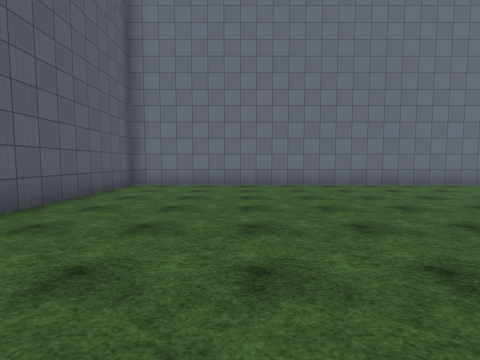
[1] (above)

24 first-person views from a walk through a Unity game level. The camera is 1.5 m above the floor, tilts 4° down and sees 85° across. The floor is counted in squares, 2 m on a side. Each view is taken from the middle of a square. On the plan, view 1 faces up. The plan holds only what a view shows up to about 9 squares ahead; the rest is blank. The place goes on beyond the plan. The player character is not drawn. Door leaves are left out, so doorways stand open. Surface patterns are stand-ins for the level's own textures.

[2]
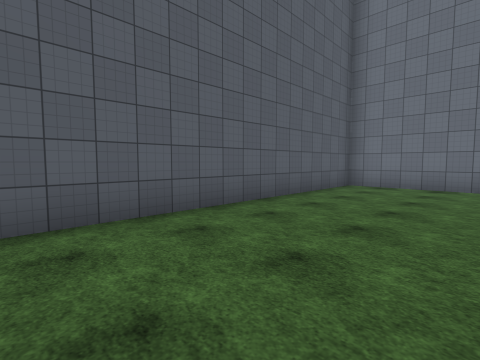

[3]
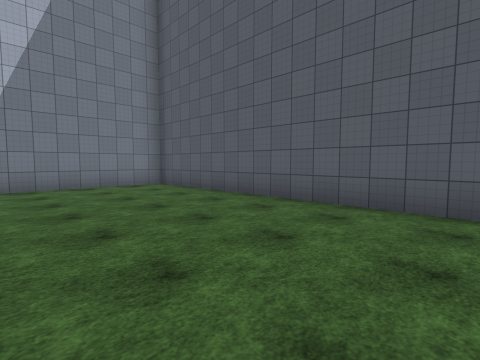

[4]
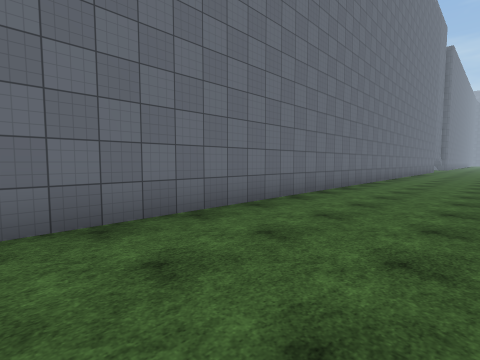

[5]
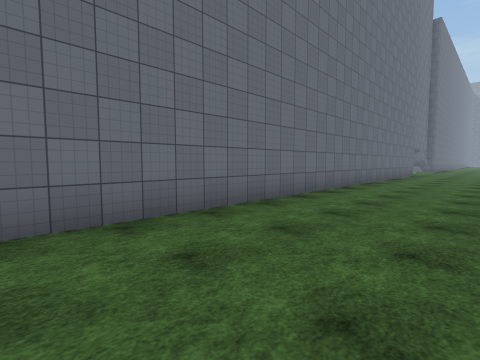

[6]
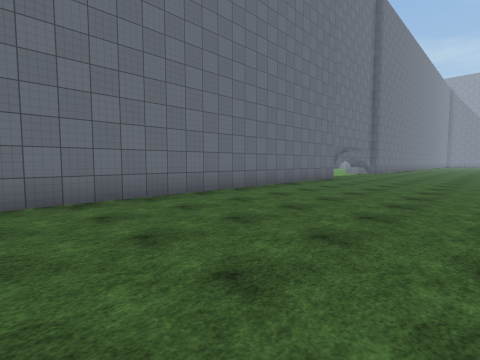

[7]
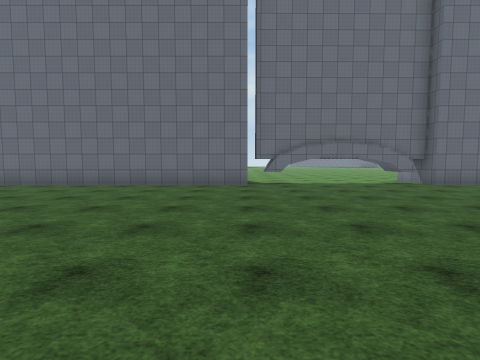

[8]
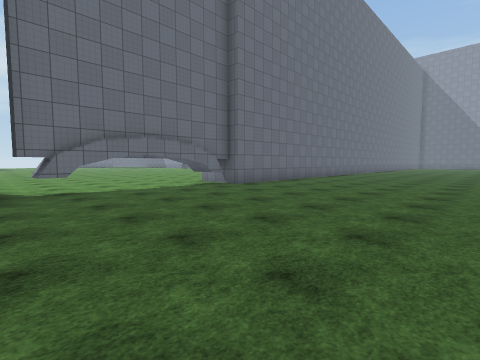

[9]
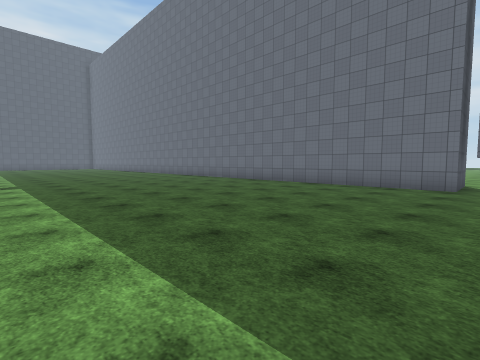

[10]
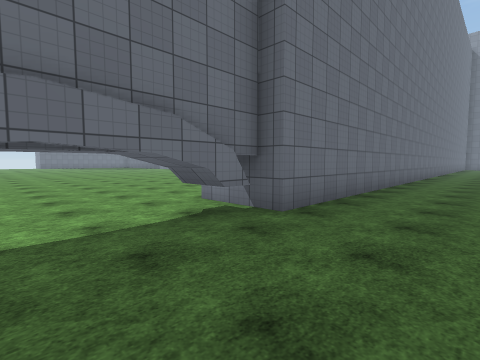

[11]
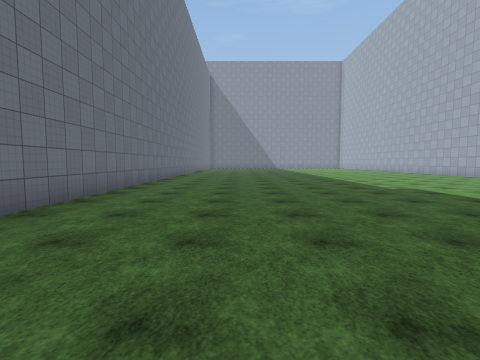

[12]
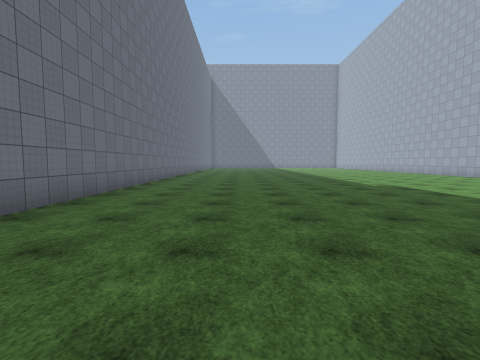

[13]
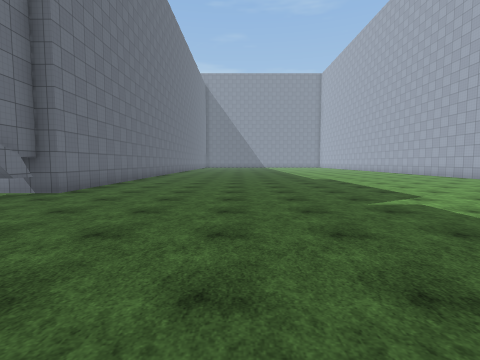

[14]
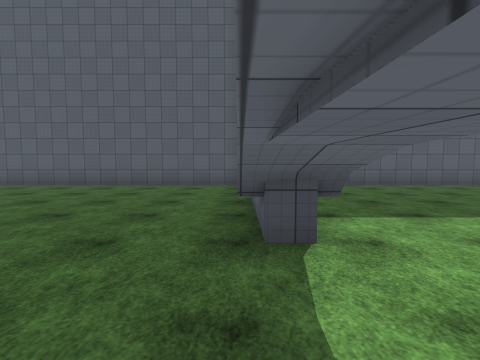

[15]
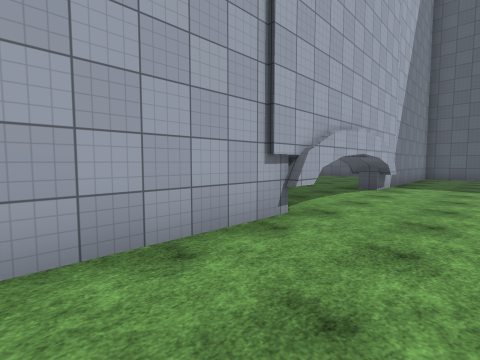

[16]
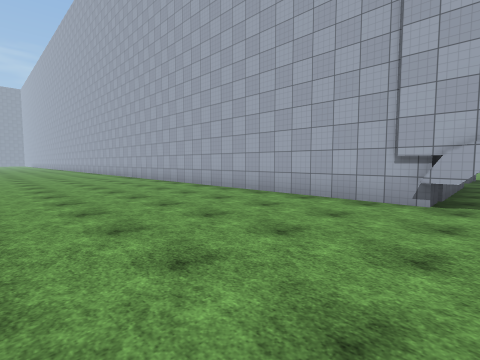

[17]
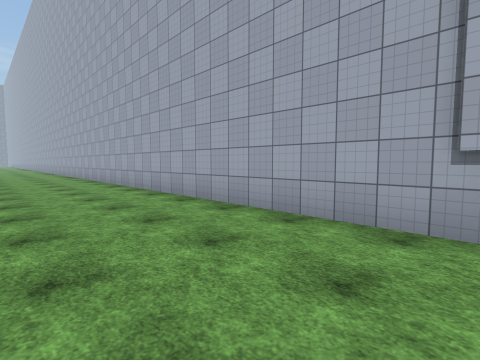

[18]
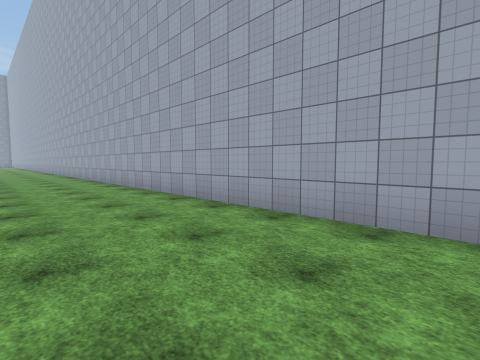

[19]
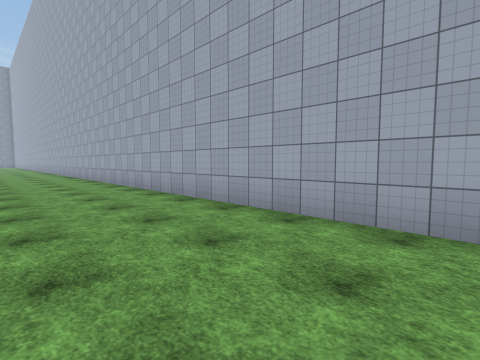

[20]
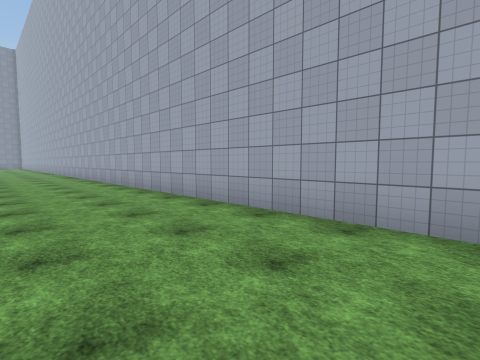

[21]
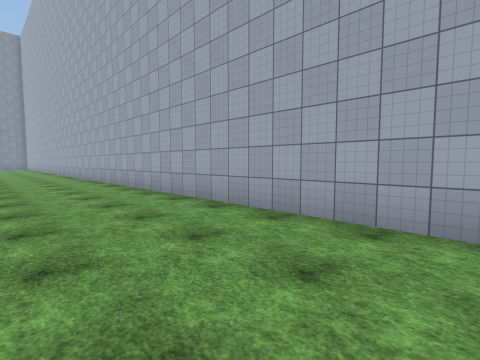

[22]
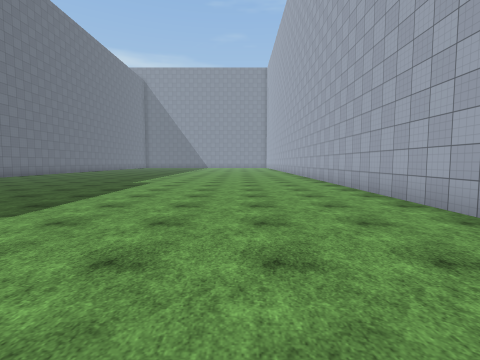

[23]
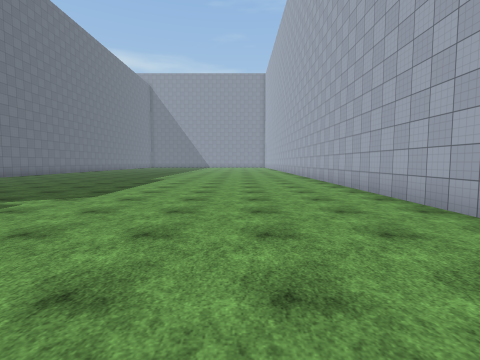

[24]
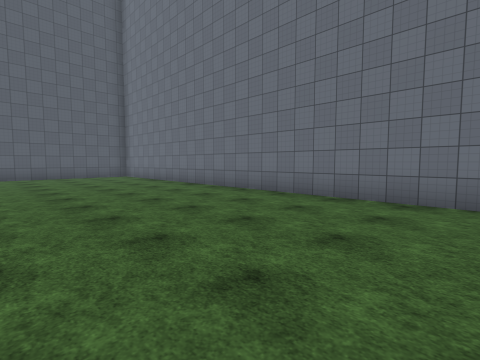

### Floor plan
Points are (right, up) in squares from view 1. A wall is a line through its corners. A room is listed if a view was taken in it or the views show most of it. See-through windows are left out.
Room 1 (views 1, 2, 3, 4, 5, 6, 7, 8, 9, 10, 11, 12, 13, 15, 16, 17, 18, 19, 20, 21, 22, 23, 24)
walls: (25.2, 8.3) (-3.4, 8.3) (-3.4, -6.2) (2.6, -6.2); (6.8, -6.2) (37.6, -6.2); (27.3, 8.6) (26, 8.6); (5.5, -6) (7, -6); (30.8, 8.6) (29.2, 8.6); (2, -6) (3.5, -6); (38.5, 8.3) (31.2, 8.3)
ways out: opening at (4.5, -6.5) to room 2; opening at (28.5, 9)
Room 2 (view 14)
walls: (6.8, -11.1) (6.8, -6.2); (2.6, -6.2) (2.6, -6.8); (-3.4, -7) (-3.4, -14.8)
low walls: (2.6, -6.8) (0.6, -6.8)
ways out: opening at (4.5, -6.5) to room 1; open door at (7, -12)

Where each view was taken, in squares from view 1:
view 1: 0 up, 0 right, facing up
view 2: 0 up, 0 right, facing up-left
view 3: 2 up, 1 right, facing down-left
view 4: 5 up, 3 right, facing up-right
view 5: 5 up, 9 right, facing up-right
view 6: 3 up, 14 right, facing up-right
view 7: 0 up, 25 right, facing up
view 8: 2 up, 25 right, facing up-right
view 9: 0 up, 26 right, facing up-left
view 10: 6 up, 28 right, facing up-right
view 11: 5 up, 29 right, facing right
view 12: 5 up, 28 right, facing right
view 13: 4 up, 25 right, facing right
view 14: 7 down, 5 right, facing left
view 15: 4 down, 10 right, facing down-left
view 16: 1 down, 6 right, facing down-right
view 17: 3 down, 7 right, facing down-right
view 18: 3 down, 13 right, facing down-right
view 19: 3 down, 17 right, facing down-right
view 20: 3 down, 24 right, facing down-right
view 21: 3 down, 28 right, facing down-right
view 22: 3 down, 27 right, facing right
view 23: 3 down, 25 right, facing right
view 24: 3 up, 10 right, facing up-left
